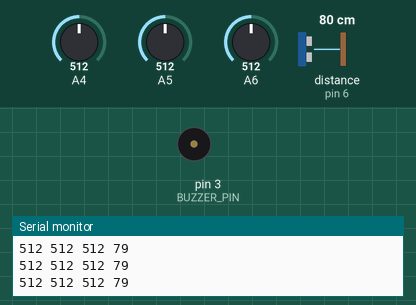
Simulated run of this sketch. Board: Arduino Uno, built with avr-gcc and run on an emulated ATmega328P. Parts: buzzer (waves = sounding, pin HIGH), the last lines printed to the serial monitor. Wiring (inferred from the names in the program): ultrasonic range finder: trigger pin 5; echo pin 6. Inputs (shaded band) come from the test bench; at power-on: distance to the obstacle (sensor on pin 6) 80 cm, A4 = 512, A5 = 512, A6 = 512. The echo pulse lasts 58.3 µs per cm; pins used as bus, display or sensor lines are not drawn.

Above: at 1.2 s.
1.3 s: distance to the obstacle (sensor on pin 6) set to 18 cm
At 1.53 s:
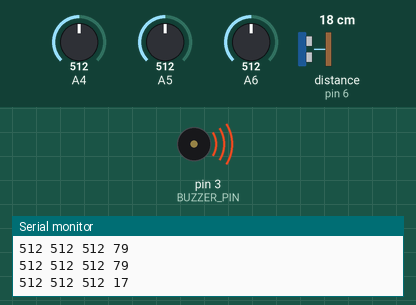
4.3 s: distance to the obstacle (sensor on pin 6) set to 13 cm
At 4.6 s:
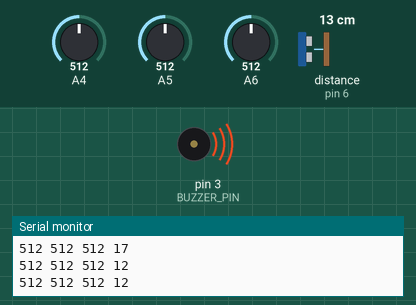
5.8 s: distance to the obstacle (sensor on pin 6) set to 60 cm
At 7.0 s:
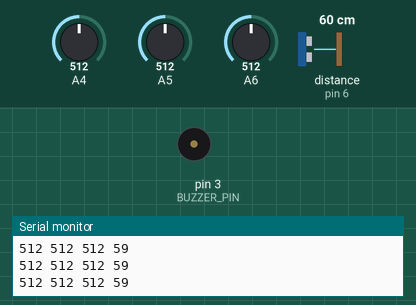
7.3 s: distance to the obstacle (sensor on pin 6) set to 9 cm
At 8.1 s:
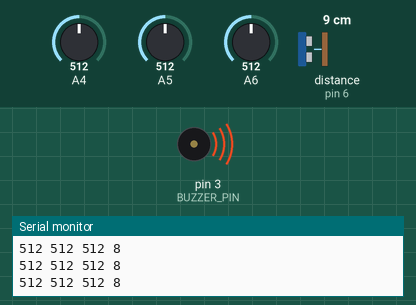
Timing chart, 0 to 9.8 s (numbered marks = the images above; inputs shaded):
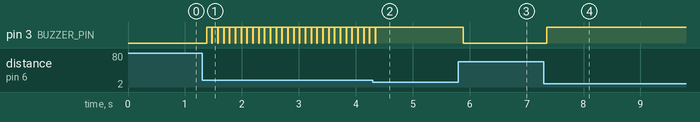

The sketch:

_1208.ino
```cpp
#define TRIG_PIN 5
#define ECHO_PIN 6
#define BUZZER_PIN 3

long duration, distance, x, y, z;
unsigned long previousMillius = 0;

void setup()
{
  Serial.begin(9600);
  Serial.println("start");
  pinMode(TRIG_PIN, OUTPUT);
  pinMode(ECHO_PIN, INPUT);
  pinMode(BUZZER_PIN, OUTPUT);
  Serial.begin(9600);
}

void loop()
{
  // 1 loop takes 100[ms]

  // acceleration(x, y, z)
  x = analogRead(4);
  y = analogRead(5);
  z = analogRead(6);


   // calculate distance
  digitalWrite(TRIG_PIN, LOW);
  delayMicroseconds(2);
  digitalWrite(TRIG_PIN, HIGH);
  delayMicroseconds(10);
  digitalWrite(TRIG_PIN, LOW);

  duration = pulseIn(ECHO_PIN, HIGH);
  double v = (331.5 + 0.6 * 15)/10000;
  if(duration>0) {
    distance = (duration * v)/2; // ultrasonic speed is 340m/s = 0.034cm/us
  }

  // 40  < distance        ... do nothing
  // 15 <= distance <= 40  ...intermittent sound
  //       distance < 15   ... continuing sound
  if(distance > 40) {
    digitalWrite(BUZZER_PIN, LOW);
    delay(100);
  } else if (distance <= 40 && 15 <= distance) {
    digitalWrite(BUZZER_PIN, HIGH);
    delay(100-100*(distance-15)/25);
    digitalWrite(BUZZER_PIN, LOW);
    delay(100*(distance-15)/25);
  } else {
    digitalWrite(BUZZER_PIN, HIGH);
    delay(100);
  }
  Serial.println((String)x+" "+y+" "+z+" "+distance);
}
```

Measured:
- the behaviour switches between 16 and 15 cm on distance to the obstacle (sensor on pin 6) (found by bisection; images 1 and 2)
- after the input at 1.3 s, pin 3 (BUZZER_PIN): alternates HIGH for 0.09 s and LOW for 0.01 s, starting after 0.08 s
- after the input at 4.3 s, pin 3 (BUZZER_PIN): goes on until 4.4 s, then stays HIGH
- after the input at 5.8 s, pin 3 (BUZZER_PIN): HIGH → LOW after 0.09 s
- after the input at 7.3 s, pin 3 (BUZZER_PIN): LOW → HIGH after 0.05 s
